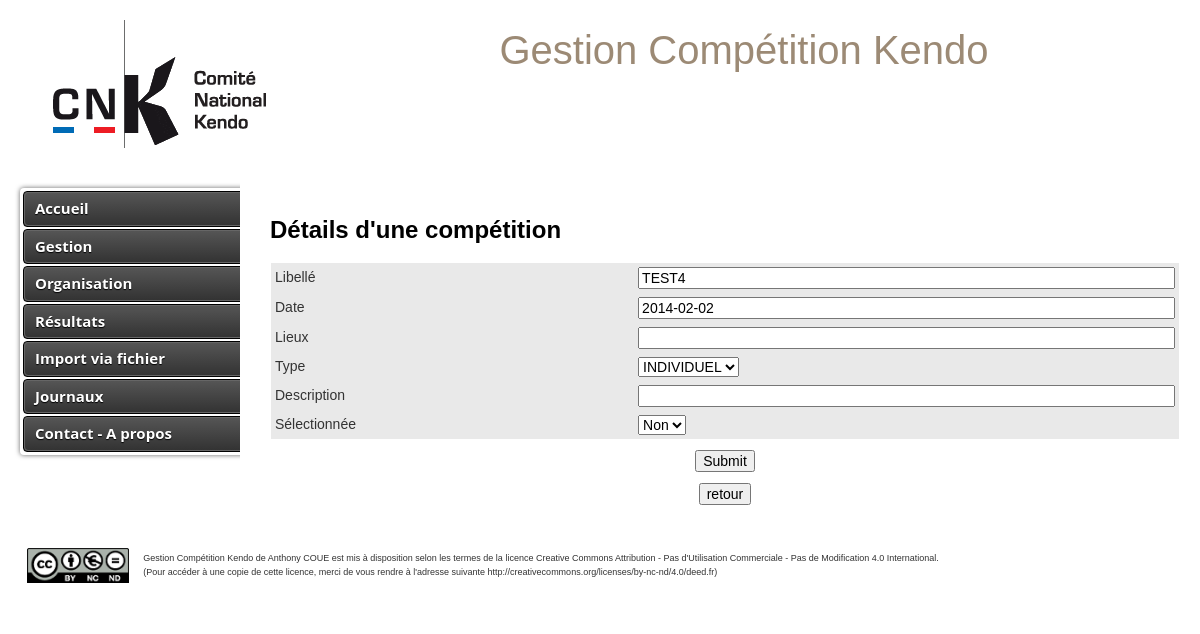
Page /index.php?action=afficheCompetition&id=4 on the committed database.
### tables this page shows
CREATE TABLE `competition` (
  `idcompetition` int(10) NOT NULL AUTO_INCREMENT,
  `libelle` varchar(255) NOT NULL,
  `datecompetition` date NOT NULL,
  `lieux` varchar(100) DEFAULT NULL,
  `type` int(1) NOT NULL DEFAULT '0' COMMENT '0 = Individuel 1 = éuipe',
  `description` text NOT NULL,
  `selected` int(1) NOT NULL DEFAULT '0',
  PRIMARY KEY (`idcompetition`)
);

### Controleur/ControleurGestion.php (called while the page is built, shortened)
<?php
require_once 'Modele/Gestion.php';
class ControleurGestion {
	private $gestion;
	public function __construct() {
    	$this->gestion = new Gestion();
    }
    public function afficherCompetition($idCompetition) {
    	$competition = $this->gestion->getCompetition($idCompetition);
        $vue = new Vue("Gestion","DetailCompetition");
        $vue->generer(array('competition' => $competition), null);
    }
}

### index.php (called while the page is built, shortened)
<?php
$routeur = new Routeur();
$routeur->routerRequete();

### Modele/Gestion.php (called while the page is built, shortened)
<?php
require_once 'Modele/Modele.php';
class Gestion extends Modele {
	public function getCompetition($idCompetition) {
		try {
			$sql = "SELECT * FROM competition WHERE idcompetition = ? ";
			$result	= $this->executerRequete($sql, array($idCompetition));
			return $result->fetch();
		} catch (Exception $e) {
	    	Log::afficherErreur("getCompetition() : ".$e->getMessage());
	    	log::loggerErreur("getCompetition() : ".$e->getMessage());
	    	return null;
		}
	}
}

### Config/Configuration.php (called while the page is built)
<?php
class Configuration {
    private static $parametres;
    public static function get($nom, $valeurParDefaut = null) {
    	$valRetour = self::getParametres($nom);
        if (isset($valRetour)) {
            $valeur = $valRetour;
        } else {
            $valeur = $valeurParDefaut;
        }
        return $valeur;
    }
    private static function getParametres($param) {
        if (self::$parametres == null) {
            $cheminFichier = "Config/config.ini";
            if (!file_exists($cheminFichier)) {
                throw new Exception("Aucun fichier de configuration trouve");
            }
            else {
                self::$parametres = parse_ini_file($cheminFichier);
            }
        }
        return self::$parametres[$param];
    }
}

### Modele/Modele.php (called while the page is built, shortened)
<?php
require_once 'Config/Configuration.php';
abstract class Modele {
    private $bdd;
    protected function executerRequete($sql, $params = null) {
        if ($params == null) {
            $stmt = $this->getBdd()->query($sql);
        }
        else {
            $stmt = $this->getBdd()->prepare($sql);
            $stmt->execute($params);
        }
        return $stmt;
    }
    private function getBdd() {
        if ($this->bdd == null) {
        	$dsn = Configuration::get("dsn");
            $login = Configuration::get("login");
            $mdp = Configuration::get("mdp");
            try {
            	$this->bdd = new PDO($dsn, $login, $mdp, array(PDO::ATTR_ERRMODE => PDO::ERRMODE_EXCEPTION));
			} catch(PDOException $e) {
  				afficherErreur("getBdd()".$e->getMessage());
			}
        }
        return $this->bdd;
    }
}

### Vue/Gestion/vueDetailCompetition.php (the view, shortened to what this page needs)
<p><h3>D&eacute;tails d'une comp&eacute;tition</h3></p>
<form action="index.php?action=modificationCompetition" method="post" id="modifierCompetition">
	<table id="csstable" align="center">
		<tr>
			<td width="40%">Libell&eacute;</td>
			<td width='60%'><input type='text' id='libelle' name='libelle' value='<?php echo $competition['libelle'] ?>' size='100px' /></td>
		</tr>
		<tr>
			<td>Date</td>
			<td><input type='text' id='datecompetition' name='datecompetition' size='70px' value='<?php echo $competition['datecompetition'] ?>' /></td>
		</tr>
		<tr>
			<td>Lieux</td>
			<td><input type='text' id='lieux' name='lieux' value='<?php echo $competition['lieux'] ?>' size='100px' /></td>
		</tr>
		<tr>
			<td>Type</td>
			<td><SELECT name='type' size='1'><?php
				if ($competition['type'] == 1) {
					echo "<option value='1' selected >EQUIPE</OPTION> ";
					echo "<option value='0' >INDIVIDUEL</option>";
				} else {
					echo "<option value='0' selected >INDIVIDUEL</option>";
				}
?>
				</SELECT></td>
		</tr>
		<tr>
			<td>Description</td>
			<td><input type='text' id='description' name='description' value='<?php echo $competition['description'] ?>' size='100px' /></td>
		</tr>
		<tr>
			<td>S&eacute;lectionn&eacute;e</td>
			<td><SELECT name='selected' size='1'>
			<?php
				if ($competition['selected'] == 1) {
					echo "<option value='1' selected >Oui</OPTION> ";
					echo "<option value='0' >Non</option>";
				} else {
					echo "<option value='0' selected >Non</option>";
				}
?>
				</SELECT></td>
		</tr>
	</table>
	<p align='center' ><input type="submit" name="valider" /></p>
</form>
<p align='center' ><input type='button' name='retour' value='retour' onclick='window.location.replace("index.php?action=gestionCompetition")' /></p>

### css/knacss.css (style rules this page uses)
* { -webkit-box-sizing: border-box; -moz-box-sizing: border-box; box-sizing: border-box; }
html, body { margin: 0; padding: 0; height:100%; }
html { font-size: 62.5%; -webkit-text-size-adjust: 100%; -ms-text-size-adjust: 100%; }
body { background-color: #ffffff; font-family: Arial, Helvetica, sans-serif; color: #000000; font-family: Helvetica, Arial, sans-serif; font-size: 1.4em; line-height: 1.5; }
p, ul, ol, dl, blockquote, pre, td, th, label, textarea, caption, details, figure, hgroup { margin-top: .75em; margin-bottom: 0; line-height: 1.5; }
h3, .h3-like { margin-top: 0.875em; margin-bottom: 0; font-size: 2.4rem; line-height: 1.75; }
img, table, td, blockquote, code, pre, textarea, input, video { max-width: 100%; }
table { margin-bottom: 1.5em; }
table, .table { max-width: 100%; table-layout: fixed; border-collapse: collapse; vertical-align: top; margin: auto; }
table { width: 100%; }
th, td { padding: .3em .8em; }
td { color: #333; }
form, fieldset { border: none; }
input, button, select, label, .btn { vertical-align: middle; font-family: inherit; font-size: inherit; }
button, input[type="button"], input[type="reset"], input[type="submit"] { cursor: pointer; -webkit-appearance: button; }

### css/styles.css (style rules this page uses)
#csstable { border: 1px solid #ffffff; background-color: #E9E9E9; margin: auto; }
#csstable td, #csstable th { padding: 4px; color: #333; line-height: 15px; }

### css/printPoule.css (style rules this page uses)
body { font-family: Trebuchet MS, Arial, Helvetica, sans-serif; font-size: 11px; background-color: #FFFFFF; color: #000; -webkit-print-color-adjust: exact; }

### rows in the picture
competition: libelle "TEST4", datecompetition "2014-02-02", type "INDIVIDUEL", selected "Non"
